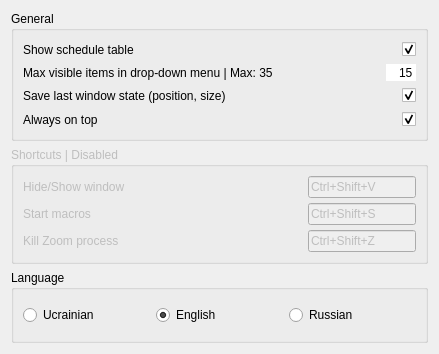
             <widget class="QWidget" name="scrollAreaWidgetContents">
              <property name="geometry">
               <rect>
                <x>0</x>
                <y>0</y>
                <width>439</width>
                <height>354</height>
               </rect>
              </property>
              <layout class="QVBoxLayout" name="verticalLayout_8">
               <item>
                <widget class="QGroupBox" name="viewGroup">
                 <property name="title">
                  <string>General</string>
                 </property>
                 <layout class="QGridLayout" name="gridLayout">
                  <property name="verticalSpacing">
                   <number>5</number>
                  </property>
                  <item row="1" column="1" alignment="Qt::AlignRight|Qt::AlignVCenter">
                   <widget class="QSpinBox" name="spinBox">
                    <property name="sizePolicy">
                     <sizepolicy hsizetype="MinimumExpanding" vsizetype="Fixed">
                      <horstretch>0</horstretch>
                      <verstretch>0</verstretch>
                     </sizepolicy>
                    </property>
                    <property name="minimumSize">
                     <size>
                      <width>30</width>
                      <height>0</height>
                     </size>
                    </property>
                    <property name="maximumSize">
                     <size>
                      <width>35</width>
                      <height>16777215</height>
                     </size>
                    </property>
                    <property name="frame">
                     <bool>false</bool>
                    </property>
                    <property name="alignment">
                     <set>Qt::AlignRight|Qt::AlignTrailing|Qt::AlignVCenter</set>
                    </property>
                    <property name="buttonSymbols">
                     <enum>QAbstractSpinBox::NoButtons</enum>
                    </property>
                    <property name="minimum">
                     <number>1</number>
                    </property>
                    <property name="maximum">
                     <number>35</number>
                    </property>
                    <property name="value">
                     <number>15</number>
                    </property>
                   </widget>
                  </item>
                  <item row="0" column="1" alignment="Qt::AlignRight|Qt::AlignVCenter">
                   <widget class="QCheckBox" name="showTableCheckBox">
                    <property name="cursor">
                     <cursorShape>PointingHandCursor</cursorShape>
                    </property>
                    <property name="text">
                     <string/>
                    </property>
                    <property name="iconSize">
                     <size>
                      <width>16</width>
                      <height>16</height>
                     </size>
                    </property>
                    <property name="checked">
                     <bool>true</bool>
                    </property>
                   </widget>
                  </item>
                  <item row="2" column="1" alignment="Qt::AlignRight|Qt::AlignVCenter">
                   <widget class="QCheckBox" name="saveStateCheckBox">
                    <property name="cursor">
                     <cursorShape>PointingHandCursor</cursorShape>
                    </property>
                    <property name="text">
                     <string/>
                    </property>
                    <property name="checked">
                     <bool>true</bool>
                    </property>
                   </widget>
                  </item>
                  <item row="1" column="0">
                   <widget class="QLabel" name="label_2">
                    <property name="text">
                     <string>Max visible items in drop-down menu | Max: 35</string>
                    </property>
                   </widget>
                  </item>
                  <item row="2" column="0">
                   <widget class="QLabel" name="label_3">
                    <property name="minimumSize">
                     <size>
                      <width>0</width>
                      <height>19</height>
                     </size>
                    </property>
                    <property name="text">
                     <string>Save last window state (position, size)</string>
                    </property>
                   </widget>
                  </item>
                  <item row="0" column="0">
                   <widget class="QLabel" name="label">
                    <property name="minimumSize">
                     <size>
                      <width>0</width>
                      <height>19</height>
                     </size>
                    </property>
                    <property name="text">
                     <string>Show schedule table</string>
                    </property>
                   </widget>
                  </item>
                  <item row="3" column="0">
                   <widget class="QLabel" name="label_5">
                    <property name="minimumSize">
                     <size>
                      <width>0</width>
                      <height>19</height>
                     </size>
                    </property>
                    <property name="text">
                     <string>Always on top</string>
                    </property>
                   </widget>
                  </item>
                  <item row="3" column="1" alignment="Qt::AlignRight|Qt::AlignVCenter">
                   <widget class="QCheckBox" name="alwaysOnTopCheckBox">
                    <property name="cursor">
                     <cursorShape>PointingHandCursor</cursorShape>
                    </property>
                    <property name="text">
                     <string/>
                    </property>
                    <property name="checked">
                     <bool>true</bool>
                    </property>
                   </widget>
                  </item>
                 </layout>
                </widget>
               </item>
               <item>
                <widget class="QGroupBox" name="shortcutsGroup">
                 <property name="enabled">
                  <bool>false</bool>
                 </property>
                 <property name="title">
                  <string>Shortcuts | Disabled</string>
                 </property>
                 <layout class="QGridLayout" name="gridLayout_2">
                  <property name="verticalSpacing">
                   <number>5</number>
                  </property>
                  <item row="1" column="1" alignment="Qt::AlignRight">
                   <widget class="QKeySequenceEdit" name="keySequenceEdit_2">
                    <property name="cursor">
                     <cursorShape>PointingHandCursor</cursorShape>
                    </property>
                    <property name="layoutDirection">
                     <enum>Qt::LeftToRight</enum>
                    </property>
                    <property name="keySequence">
                     <string>Ctrl+Shift+S</string>
                    </property>
                   </widget>
                  </item>
                  <item row="2" column="1" alignment="Qt::AlignRight">
                   <widget class="QKeySequenceEdit" name="keySequenceEdit_3">
                    <property name="cursor">
                     <cursorShape>PointingHandCursor</cursorShape>
                    </property>
                    <property name="layoutDirection">
                     <enum>Qt::LeftToRight</enum>
                    </property>
                    <property name="keySequence">
                     <string>Ctrl+Shift+Z</string>
                    </property>
                   </widget>
                  </item>
                  <item row="0" column="1" alignment="Qt::AlignRight">
                   <widget class="QKeySequenceEdit" name="keySequenceEdit">
                    <property name="cursor">
                     <cursorShape>PointingHandCursor</cursorShape>
                    </property>
                    <property name="layoutDirection">
                     <enum>Qt::LeftToRight</enum>
                    </property>
                    <property name="inputMethodHints">
                     <set>Qt::ImhLatinOnly</set>
                    </property>
                    <property name="keySequence">
                     <string>Ctrl+Shift+V</string>
                    </property>
                   </widget>
                  </item>
                  <item row="2" column="0">
                   <widget class="QLabel" name="label_7">
                    <property name="text">
                     <string>Kill Zoom process</string>
                    </property>
                   </widget>
                  </item>
                  <item row="0" column="0">
                   <widget class="QLabel" name="label_4">
                    <property name="text">
                     <string>Hide/Show window</string>
                    </property>
                   </widget>
                  </item>
                  <item row="1" column="0">
                   <widget class="QLabel" name="label_6">
                    <property name="text">
                     <string>Start macros</string>
                    </property>
                   </widget>
                  </item>
                 </layout>
                </widget>
               </item>
               <item>
                <widget class="QGroupBox" name="languageGroup">
                 <property name="title">
                  <string>Language</string>
                 </property>
                 <layout class="QGridLayout" name="gridLayout_3">
                  <property name="verticalSpacing">
                   <number>5</number>
                  </property>
                  <item row="0" column="0">
                   <widget class="QRadioButton" name="uaRadioButton">
                    <property name="cursor">
                     <cursorShape>PointingHandCursor</cursorShape>
                    </property>
                    <property name="text">
                     <string>Ucrainian</string>
                    </property>
                    <property name="icon">
                     <iconset resource="resources.qrc">
                      <normaloff>:/icons/flags/ua.png</normaloff>:/icons/flags/ua.png</iconset>
                    </property>
                   </widget>
                  </item>
                  <item row="0" column="2">
                   <widget class="QRadioButton" name="ruRadioButton">
                    <property name="cursor">
                     <cursorShape>PointingHandCursor</cursorShape>
                    </property>
                    <property name="text">
                     <string>Russian</string>
                    </property>
                    <property name="icon">
                     <iconset resource="resources.qrc">
                      <normaloff>:/icons/flags/ru.png</normaloff>:/icons/flags/ru.png</iconset>
                    </property>
                   </widget>
                  </item>
                  <item row="0" column="1">
                   <widget class="QRadioButton" name="enRadioButton">
                    <property name="cursor">
                     <cursorShape>PointingHandCursor</cursorShape>
                    </property>
                    <property name="text">
                     <string>English</string>
                    </property>
                    <property name="icon">
                     <iconset resource="resources.qrc">
                      <normaloff>:/icons/flags/en.png</normaloff>:/icons/flags/en.png</iconset>
                    </property>
                    <property name="checked">
                     <bool>true</bool>
                    </property>
                   </widget>
                  </item>
                 </layout>
                </widget>
               </item>
              </layout>
             </widget>
